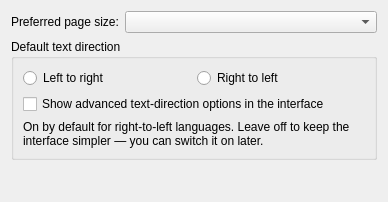
<?xml version="1.0" encoding="UTF-8"?>
<ui version="4.0">
 <class>FSW_NewDocument</class>
 <widget class="QWizardPage" name="FSW_NewDocument">
  <property name="geometry">
   <rect>
    <x>0</x>
    <y>0</y>
    <width>388</width>
    <height>202</height>
   </rect>
  </property>
  <property name="title">
   <string>New document defaults</string>
  </property>
  <property name="subTitle">
   <string>The starting point for documents you create.</string>
  </property>
  <layout class="QVBoxLayout" name="ndLayout">
   <item>
    <layout class="QFormLayout" name="ndForm">
     <item row="0" column="0">
      <widget class="QLabel" name="pageSizeLabel">
       <property name="text">
        <string>Preferred page size:</string>
       </property>
      </widget>
     </item>
     <item row="0" column="1">
      <widget class="QComboBox" name="pageSizeCombo"/>
     </item>
    </layout>
   </item>
   <item>
    <widget class="QGroupBox" name="dirGroup">
     <property name="title">
      <string>Default text direction</string>
     </property>
     <layout class="QVBoxLayout" name="dirCol">
      <item>
       <layout class="QHBoxLayout" name="dirRow">
        <item>
         <widget class="QRadioButton" name="ltrRadio">
          <property name="text">
           <string>Left to right</string>
          </property>
         </widget>
        </item>
        <item>
         <widget class="QRadioButton" name="rtlRadio">
          <property name="text">
           <string>Right to left</string>
          </property>
         </widget>
        </item>
       </layout>
      </item>
      <item>
       <widget class="QCheckBox" name="advancedTextDirCheck">
        <property name="text">
         <string>Show advanced text-direction options in the interface</string>
        </property>
       </widget>
      </item>
      <item>
       <widget class="QLabel" name="advancedTextDirLabel">
        <property name="text">
         <string>On by default for right-to-left languages. Leave off to keep the interface simpler — you can switch it on later.</string>
        </property>
        <property name="wordWrap">
         <bool>true</bool>
        </property>
       </widget>
      </item>
     </layout>
    </widget>
   </item>
   <item>
    <spacer name="ndSpacer">
     <property name="orientation">
      <enum>Qt::Orientation::Vertical</enum>
     </property>
     <property name="sizeHint" stdset="0">
      <size>
       <width>0</width>
       <height>0</height>
      </size>
     </property>
    </spacer>
   </item>
  </layout>
 </widget>
 <resources/>
 <connections/>
</ui>
